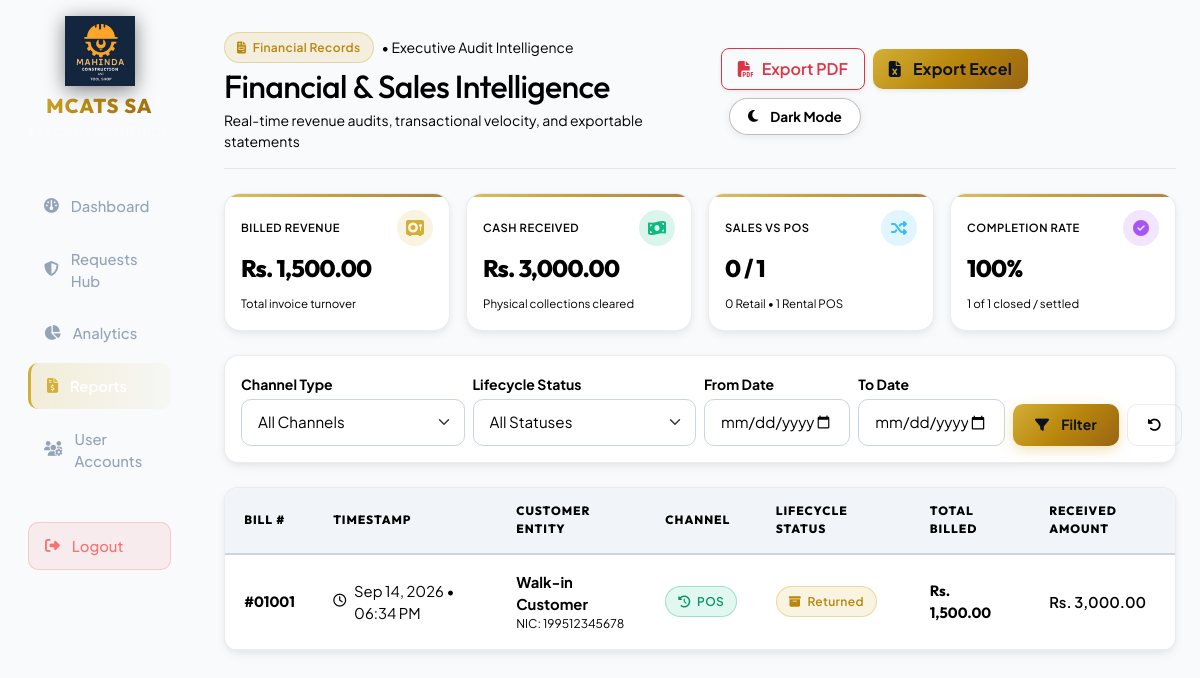
/views/admin/reports.php (signed in), run on an earlier commit of the app's database.
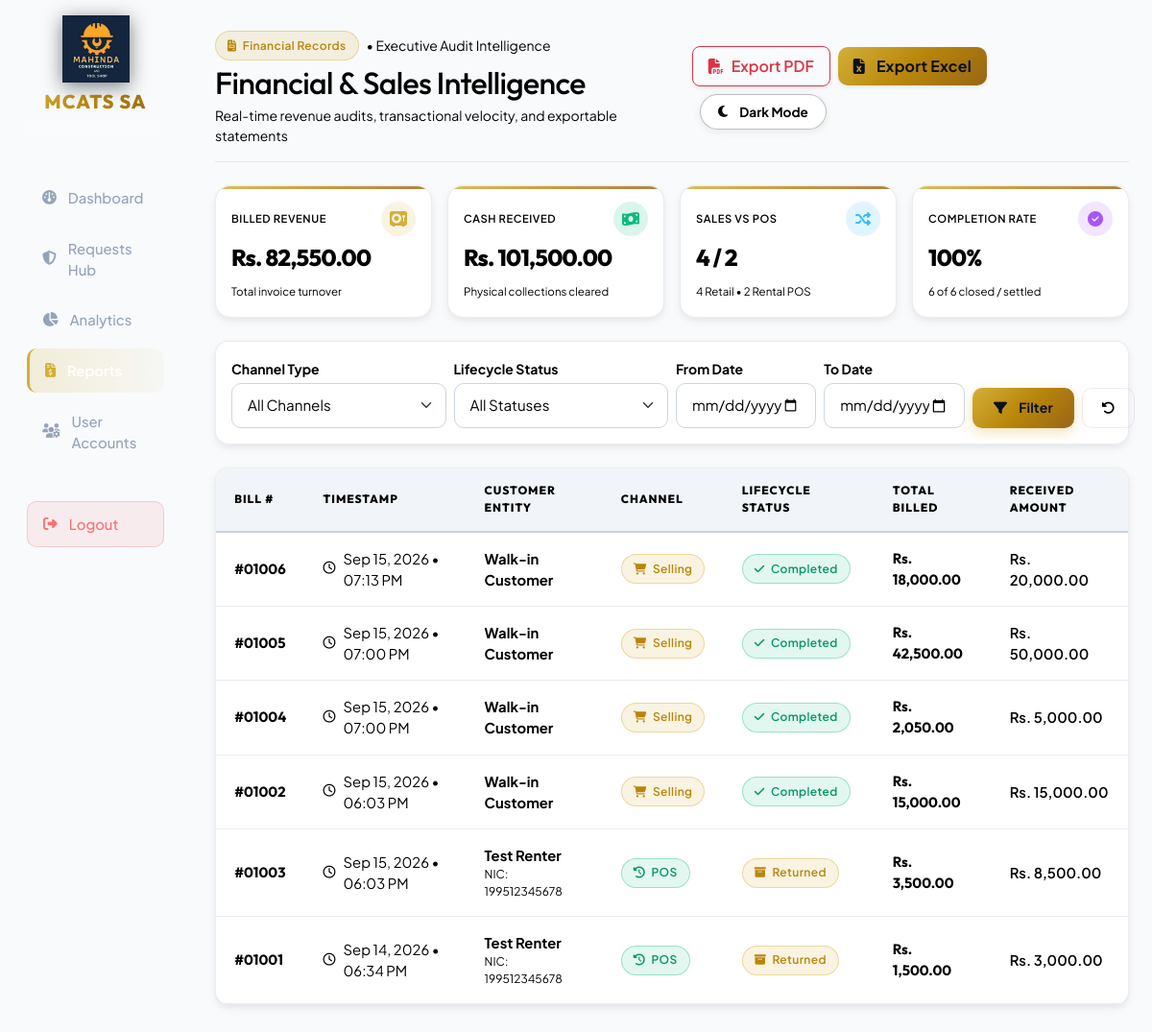
And on a later commit of the database.
### tables this page shows
CREATE TABLE `transactions` (
  `bill_number` int(11) NOT NULL AUTO_INCREMENT,
  `session_id` int(11) DEFAULT NULL,
  `customer_nic` varchar(20) DEFAULT NULL,
  `type` varchar(50) NOT NULL,
  `subtotal_lkr` decimal(10,2) DEFAULT 0.00,
  `discount_type` varchar(20) DEFAULT 'none',
  `discount_value` decimal(10,2) DEFAULT 0.00,
  `discount_amount` decimal(10,2) DEFAULT 0.00,
  `total_lkr` decimal(10,2) NOT NULL,
  `received_amount` decimal(10,2) DEFAULT 0.00,
  `balance_amount` decimal(10,2) DEFAULT 0.00,
  `advance_paid` decimal(10,2) DEFAULT 0.00,
  `free_equipment` text DEFAULT NULL,
  `notes` text DEFAULT NULL,
  `status` varchar(50) DEFAULT 'ongoing',
  `transaction_date` timestamp NOT NULL DEFAULT current_timestamp(),
  PRIMARY KEY (`bill_number`)
);

CREATE TABLE `customers` (
  `nic_number` varchar(20) NOT NULL,
  `phone_number` varchar(15) NOT NULL,
  `full_name` varchar(100) NOT NULL,
  `address` text DEFAULT NULL,
  PRIMARY KEY (`nic_number`)
);

### views/admin/reports.php (the view, shortened to what the changed rows need)
<?php
include_once __DIR__ . '/../../db.php';
$where_clauses = [];
$params = [];
$param_types = "";
$where_sql = count($where_clauses) > 0 ? "WHERE " . implode(" AND ", $where_clauses) : "";
$query = "
    SELECT
        t.bill_number,
        t.customer_nic,
        c.full_name,
        t.type,
        t.total_lkr,
        t.received_amount,
        t.balance_amount,
        t.transaction_date,
        t.status
    FROM transactions t
    LEFT JOIN customers c ON t.customer_nic = c.nic_number
    {$where_sql}
    ORDER BY t.transaction_date DESC
";
if (count($params) > 0) {
    $stmt = $conn->prepare($query);
    $stmt->bind_param($param_types, ...$params);
    $stmt->execute();
    $result = $stmt->get_result();
} else {
    $result = $conn->query($query);
}
$all_transactions = [];
$kpi_total_revenue = 0;
$kpi_total_received = 0;
$kpi_selling_count = 0;
$kpi_pos_count = 0;
$kpi_completed_count = 0;
if ($result && $result->num_rows > 0) {
    while ($row = $result->fetch_assoc()) {
        $all_transactions[] = $row;
        $kpi_total_revenue += floatval($row['total_lkr']);
        $kpi_total_received += floatval($row['received_amount']);
        if ($row['type'] === 'selling') $kpi_selling_count++;
        else $kpi_pos_count++;
        if (in_array(strtolower($row['status']), ['completed', 'returned'])) $kpi_completed_count++;
    }
}
?>
<!DOCTYPE html>
<html lang="en">
<head>
    <link href="https://cdn.jsdelivr.net/npm/bootstrap@5.3.0/dist/css/bootstrap.min.css" rel="stylesheet">
    <link rel="stylesheet" href="https://cdnjs.cloudflare.com/ajax/libs/font-awesome/6.4.0/css/all.min.css">
    <link rel="stylesheet" href="../../css/luxury.css">
</head>
<body>
    <div class="container-fluid">
        <div class="row">
            <main class="col-md-9 ms-sm-auto col-lg-10 px-md-4 py-4">
                <div class="d-flex justify-content-between flex-wrap flex-md-nowrap align-items-center pt-2 pb-3 mb-4 border-bottom position-relative" style="border-color: var(--border-subtle) !important;">
                    <div>
                        <h1 class="h2 mb-0">Financial & Sales Intelligence</h1>
                    </div>
                </div>
                <div class="row g-3 mb-4">
                    <div class="col-sm-6 col-lg-3">
                        <div class="luxury-stat-card p-3">
                            <div class="d-flex justify-content-between align-items-center mb-1">
                                <span class="text-muted small fw-semibold text-uppercase" style="font-size: 0.7rem; letter-spacing: 0.05em;">Billed Revenue</span>
                                <div class="rounded-circle p-2 d-flex align-items-center justify-content-center" style="background: rgba(212, 175, 55, 0.15); color: var(--gold-primary); width: 36px; height: 36px;">
                                </div>
                            </div>
                            <div class="luxury-stat-value fs-4 my-1" style="color: var(--gold-primary);">Rs. <?php echo number_format($kpi_total_revenue, 2); ?></div>
                            <small class="text-muted" style="font-size: 0.72rem;">Total invoice turnover</small>
                        </div>
                    </div>
                    <div class="col-sm-6 col-lg-3">
                        <div class="luxury-stat-card p-3">
                            <div class="d-flex justify-content-between align-items-center mb-1">
                                <span class="text-muted small fw-semibold text-uppercase" style="font-size: 0.7rem; letter-spacing: 0.05em;">Cash Received</span>
                                <div class="rounded-circle p-2 d-flex align-items-center justify-content-center" style="background: rgba(16, 185, 129, 0.15); color: var(--success-emerald); width: 36px; height: 36px;">
                                </div>
                            </div>
                            <div class="luxury-stat-value fs-4 my-1" style="color: var(--success-emerald);">Rs. <?php echo number_format($kpi_total_received, 2); ?></div>
                            <small class="text-muted" style="font-size: 0.72rem;">Physical collections cleared</small>
                        </div>
                    </div>
                    <div class="col-sm-6 col-lg-3">
                        <div class="luxury-stat-card p-3">
                            <div class="d-flex justify-content-between align-items-center mb-1">
                                <span class="text-muted small fw-semibold text-uppercase" style="font-size: 0.7rem; letter-spacing: 0.05em;">Sales vs POS</span>
                                <div class="rounded-circle p-2 d-flex align-items-center justify-content-center" style="background: rgba(56, 189, 248, 0.15); color: #38bdf8; width: 36px; height: 36px;">
                                </div>
                            </div>
                            <div class="luxury-stat-value fs-4 my-1 text-white">
                                <span style="color: var(--gold-primary);"><?php echo $kpi_selling_count; ?></span> / <span style="color: #38bdf8;"><?php echo $kpi_pos_count; ?></span>
                            </div>
                            <small class="text-muted" style="font-size: 0.72rem;"><?php echo $kpi_selling_count; ?> Retail &bull; <?php echo $kpi_pos_count; ?> Rental POS</small>
                        </div>
                    </div>
                    <div class="col-sm-6 col-lg-3">
                        <div class="luxury-stat-card p-3">
                            <div class="d-flex justify-content-between align-items-center mb-1">
                                <span class="text-muted small fw-semibold text-uppercase" style="font-size: 0.7rem; letter-spacing: 0.05em;">Completion Rate</span>
                                <div class="rounded-circle p-2 d-flex align-items-center justify-content-center" style="background: rgba(168, 85, 247, 0.15); color: #a855f7; width: 36px; height: 36px;">
                                </div>
                            </div>
                            <?php
                                $total_recs = count($all_transactions);
                                $rate = $total_recs > 0 ? round(($kpi_completed_count / $total_recs) * 100) : 0;
                            ?>
                            <div class="luxury-stat-value fs-4 my-1 text-info"><?php echo $rate; ?>%</div>
                            <small class="text-muted" style="font-size: 0.72rem;"><?php echo $kpi_completed_count; ?> of <?php echo $total_recs; ?> closed / settled</small>
                        </div>
                    </div>
                </div>
                <div class="luxury-card overflow-hidden mb-5" id="reportData">
                    <div class="table-responsive">
                        <table class="luxury-table align-middle" id="transactionsTable">
                            <thead>
                                <tr>
                                    <th>Bill #</th>
                                    <th>Timestamp</th>
                                    <th>Customer Entity</th>
                                    <th>Channel</th>
                                    <th>Lifecycle Status</th>
                                    <th>Total Billed</th>
                                    <th>Received Amount</th>
                                </tr>
                            </thead>
                            <tbody>
                                <?php if (count($all_transactions) > 0): ?>
                                    <?php foreach($all_transactions as $row): ?>
                                    <tr>
                                        <td class="fw-bold text-muted" style="font-family: var(--font-heading);">
                                            #<?php echo str_pad(htmlspecialchars($row['bill_number']), 5, '0', STR_PAD_LEFT); ?>
                                        </td>
                                        <td>
                                            <div class="d-flex align-items-center gap-2">
                                                <i class="fa-regular fa-clock text-muted small"></i>
                                                <span><?php echo date('M d, Y', strtotime($row['transaction_date'])) . ' &bull; ' . date('h:i A', strtotime($row['transaction_date'])); ?></span>
                                            </div>
                                        </td>
                                        <td class="fw-bold">
                                            <?php echo htmlspecialchars($row['full_name'] ?? 'Walk-in Customer'); ?>
                                            <?php if($row['customer_nic']): ?>
                                                <small class="d-block text-muted fw-normal" style="font-size: 0.75rem;">NIC: <?php echo htmlspecialchars($row['customer_nic']); ?></small>
                                            <?php endif; ?>
                                        </td>
                                        <td>
                                            <?php if($row['type'] === 'selling'): ?>
                                                <span class="luxury-badge luxury-badge-gold"><i class="fa-solid fa-cart-shopping"></i> Selling</span>
                                            <?php else: ?>
                                                <span class="luxury-badge luxury-badge-emerald"><i class="fa-solid fa-clock-rotate-left"></i> POS</span>
                                            <?php endif; ?>
                                        </td>
                                        <td>
                                            <?php
                                                $st = strtolower($row['status']);
                                                if($st == 'completed') {
                                                    echo '<span class="luxury-badge luxury-badge-emerald"><i class="fa-solid fa-check"></i> Completed</span>';
                                                } elseif($st == 'returned') {
                                                    echo '<span class="luxury-badge luxury-badge-gold"><i class="fa-solid fa-box-archive"></i> Returned</span>';
                                                } elseif($st == 'cancelled') {
                                                    echo '<span class="luxury-badge luxury-badge-crimson"><i class="fa-solid fa-ban"></i> Cancelled</span>';
                                                } else {
                                                    echo '<span class="luxury-badge luxury-badge-slate"><i class="fa-solid fa-hourglass-half"></i> Ongoing</span>';
                                                }
                                            ?>
                                        </td>
                                        <td class="fw-bold" style="font-family: var(--font-heading); color: var(--gold-primary);">
                                            Rs. <?php echo number_format($row['total_lkr'], 2); ?>
                                        </td>
                                        <td class="fw-semibold">
                                            Rs. <?php echo number_format($row['received_amount'], 2); ?>
                                        </td>
                                    </tr>
                                    <?php endforeach; ?>
                                <?php else: ?>
                                    <tr><td colspan="7" class="text-center text-muted py-5"><i class="fa-solid fa-folder-open d-block fs-1 mb-2 opacity-50"></i>No transaction history recorded yet.</td></tr>
                                <?php endif; ?>
                            </tbody>
                        </table>
                    </div>
                </div>
            </main>
        </div>
    </div>
</body>
</html>

What changed in the data, as far as the page shows it:
added transactions: bill_number "01006", transaction_date "Sep 15, 2026", transaction_date "07:13 PM", full_name "Walk-in Customer", type "selling" (drawn), status "completed" (drawn), total_lkr "18,000.00", received_amount "20,000.00"
added transactions: bill_number "01005", transaction_date "Sep 15, 2026", transaction_date "07:00 PM", full_name "Walk-in Customer", type "selling" (drawn), status "completed" (drawn), total_lkr "42,500.00", received_amount "50,000.00"
added transactions: bill_number "01004", transaction_date "Sep 15, 2026", transaction_date "07:00 PM", full_name "Walk-in Customer", type "selling" (drawn), status "completed" (drawn), total_lkr "2,050.00", received_amount "5,000.00"
added transactions: bill_number "01002", transaction_date "Sep 15, 2026", transaction_date "06:03 PM", full_name "Walk-in Customer", type "selling" (drawn), status "completed" (drawn), total_lkr "15,000.00", received_amount "15,000.00"
added transactions: bill_number "01003", transaction_date "Sep 15, 2026", transaction_date "06:03 PM", customers.full_name "Test Renter", customer_nic "199512345678", type "renting" (drawn), status "returned" (drawn), total_lkr "3,500.00", received_amount "8,500.00"
changed transactions "Sep 14, 2026": customers.full_name "Walk-in Customer" → "Test Renter"
Also different on the page:
$kpi_total_revenue: "1,500.00" → "82,550.00"
$kpi_total_received: "3,000.00" → "101,500.00"
$kpi_selling_count: "0" → "4"
$kpi_pos_count: "1" → "2"
$kpi_completed_count: "1" → "6"
$total_recs: "1" → "6"
